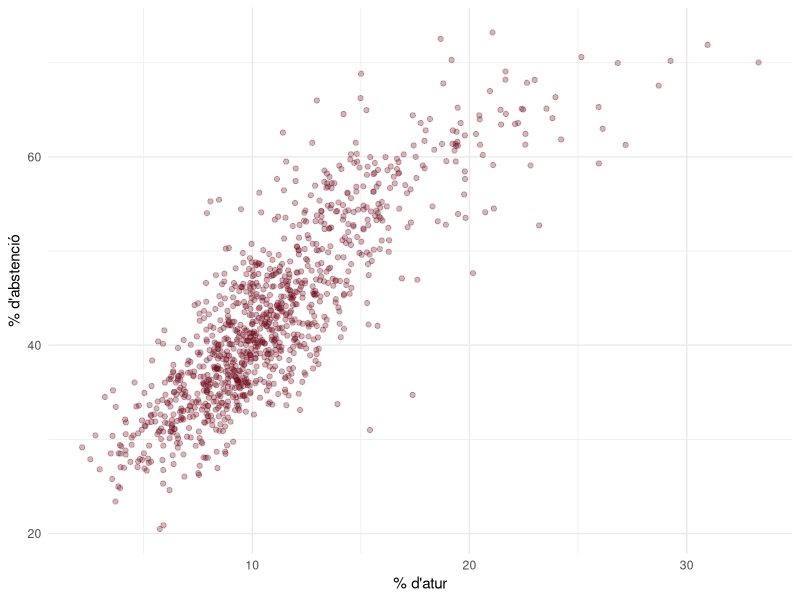
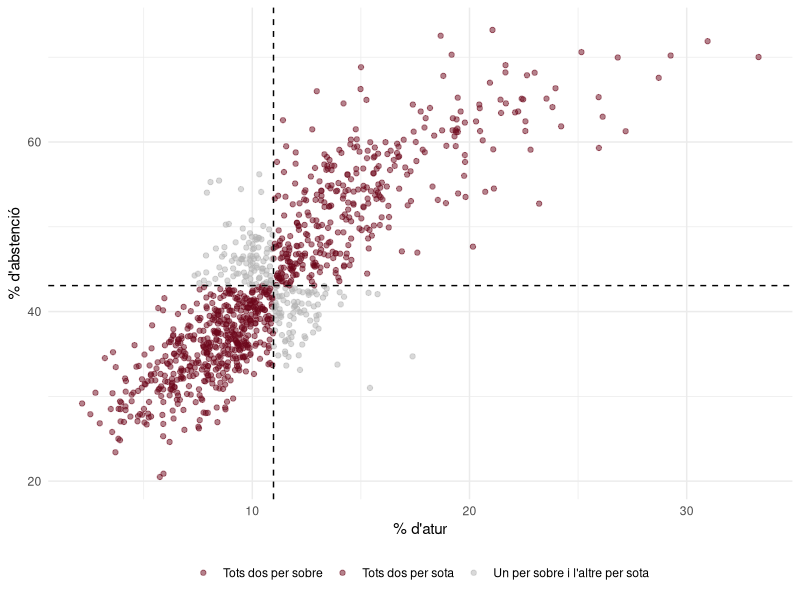
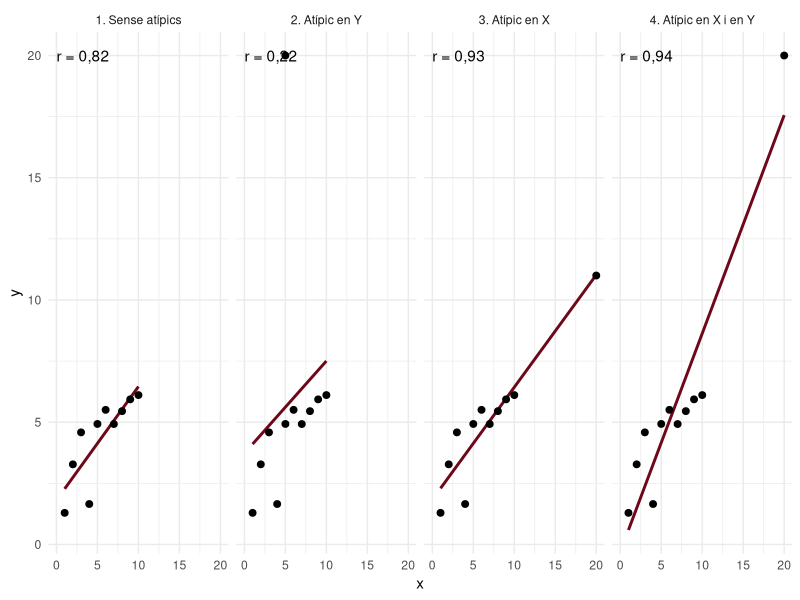
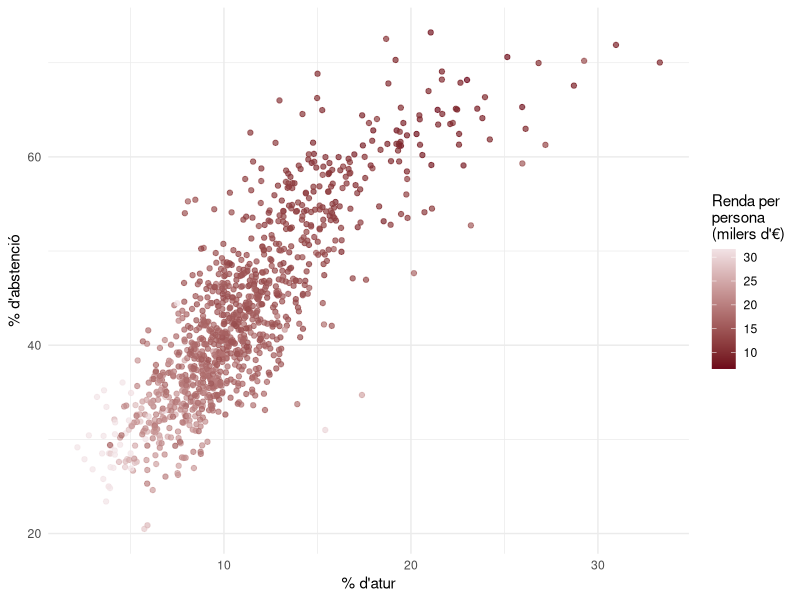
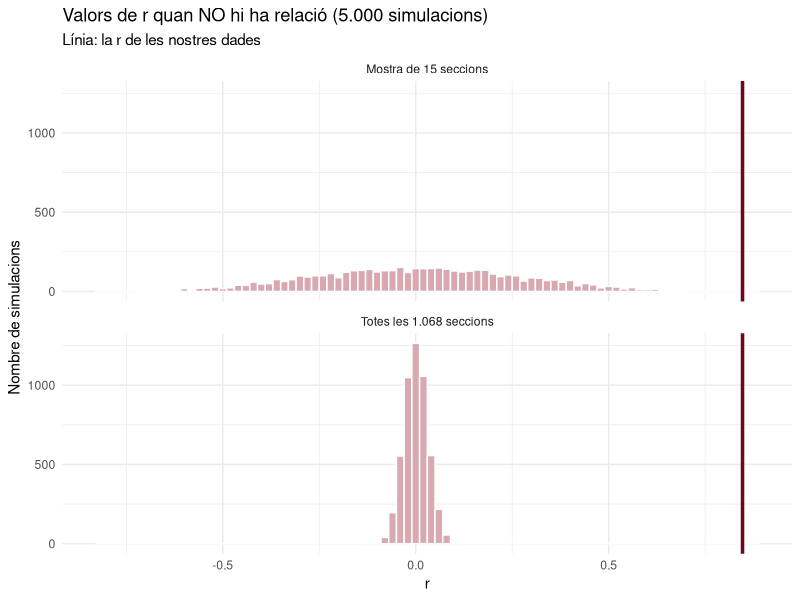

Recreate these plots in R, in order.
## ---- chunk 1
set.seed(1234)
library(tidyverse)

bordeus      <- "#6D071A"
bordeus_clar <- "#D8A9B1"

# Números amb coma decimal per al text
num <- function(x, d = 2) format(round(unname(x), d), nsmall = d, decimal.mark = ",", big.mark = ".")

seccions <- read_csv2("../dades/seccions_censals.csv", show_col_types = FALSE)
bcn <- seccions |> filter(municipi == "Barcelona")
## ---- chunk 2
ggplot(bcn, aes(x = perc_atur, y = abstencio)) +
  geom_point(alpha = 0.3, color = bordeus) +
  labs(x = "% d'atur", y = "% d'abstenció") +
  theme_minimal()

bcn |>
  summarise(r = cor(perc_atur, abstencio))
## ---- chunk 3
mitjana_x <- mean(bcn$perc_atur)
mitjana_y <- mean(bcn$abstencio)

quadrants <- bcn |>
  mutate(quadrant = case_when(
    perc_atur >= mitjana_x & abstencio >= mitjana_y ~ "Tots dos per sobre",
    perc_atur <  mitjana_x & abstencio <  mitjana_y ~ "Tots dos per sota",
    .default = "Un per sobre i l'altre per sota"
  ))

ggplot(quadrants, aes(x = perc_atur, y = abstencio, color = quadrant)) +
  geom_point(alpha = 0.5) +
  geom_vline(xintercept = mitjana_x, linetype = "dashed") +
  geom_hline(yintercept = mitjana_y, linetype = "dashed") +
  scale_color_manual(values = c("Tots dos per sobre" = bordeus,
                                "Tots dos per sota" = bordeus,
                                "Un per sobre i l'altre per sota" = "grey70")) +
  labs(x = "% d'atur", y = "% d'abstenció", color = NULL) +
  theme_minimal() +
  theme(legend.position = "bottom")

quadrants |>
  count(quadrant) |>
  mutate(percentatge = n / sum(n) * 100)
## ---- chunk 4
calcul <- bcn |>
  mutate(dist_x   = perc_atur - mean(perc_atur),   # distància a la mitjana de l'atur
         dist_y   = abstencio - mean(abstencio),   # distància a la mitjana de l'abstenció
         producte = dist_x * dist_y)               # positiu o negatiu segons el quadrant

calcul |>
  select(perc_atur, abstencio, dist_x, dist_y, producte) |>
  head(5)

calcul |>
  summarise(n = n(),
            suma_productes = sum(producte),
            r = suma_productes / ((n - 1) * sd(perc_atur) * sd(abstencio)))
## ---- chunk 5
#| fig-height: 3.5
base <- tibble(x = 1:10) |> mutate(y = 2 + 0.5 * x + rnorm(10, sd = 1))
casos <- list(
  "1. Sense atípics"      = base,
  "2. Atípic en Y"        = bind_rows(base, tibble(x = 5,  y = 20)),
  "3. Atípic en X"        = bind_rows(base, tibble(x = 20, y = 11)),
  "4. Atípic en X i en Y" = bind_rows(base, tibble(x = 20, y = 20))
)
atipics <- imap_dfr(casos, \(d, nom) d |> mutate(cas = nom))
etiquetes <- atipics |>
  group_by(cas) |>
  summarise(r = paste0("r = ", num(cor(x, y))))

ggplot(atipics, aes(x = x, y = y)) +
  geom_smooth(method = "lm", se = FALSE, color = bordeus) +
  geom_point(size = 2) +
  geom_text(data = etiquetes, aes(x = 0, y = 20, label = r), hjust = 0) +
  facet_wrap(~ cas, nrow = 1) +
  theme_minimal()
## ---- chunk 6
bcn |>
  summarise(atur_abstencio  = cor(perc_atur, abstencio),
            renda_abstencio = cor(renda_persona, abstencio),
            renda_atur      = cor(renda_persona, perc_atur))

ggplot(bcn, aes(x = perc_atur, y = abstencio, color = renda_persona / 1000)) +
  geom_point(alpha = 0.7) +
  scale_color_gradient(low = bordeus, high = "#F2E3E6") +
  labs(x = "% d'atur", y = "% d'abstenció",
       color = "Renda per\npersona\n(milers d'€)") +
  theme_minimal()
## ---- chunk 7
r_barrejada <- function(dades) {
  cor(dades$perc_atur, sample(dades$abstencio))
}

mostra_15 <- bcn |> slice_sample(n = 15)

simulacions <- bind_rows(
  tibble(mida = "Mostra de 15 seccions",   r = map_dbl(1:5000, \(i) r_barrejada(mostra_15))),
  tibble(mida = "Totes les 1.068 seccions", r = map_dbl(1:5000, \(i) r_barrejada(bcn)))
)

ggplot(simulacions, aes(x = r)) +
  geom_histogram(binwidth = 0.02, fill = bordeus_clar, color = "white") +
  geom_vline(xintercept = cor(bcn$perc_atur, bcn$abstencio), color = bordeus, linewidth = 1.2) +
  facet_wrap(~ mida, ncol = 1) +
  labs(title = "Valors de r quan NO hi ha relació (5.000 simulacions)",
       subtitle = "Línia: la r de les nostres dades",
       x = "r", y = "Nombre de simulacions") +
  theme_minimal()

percentatges <- simulacions |>
  group_by(mida) |>
  summarise(percentatge_r_mes_gran_de_0_5 = mean(abs(r) > 0.5) * 100)

percentatges
## ---- chunk 8
cor.test(bcn$perc_atur, bcn$abstencio)
